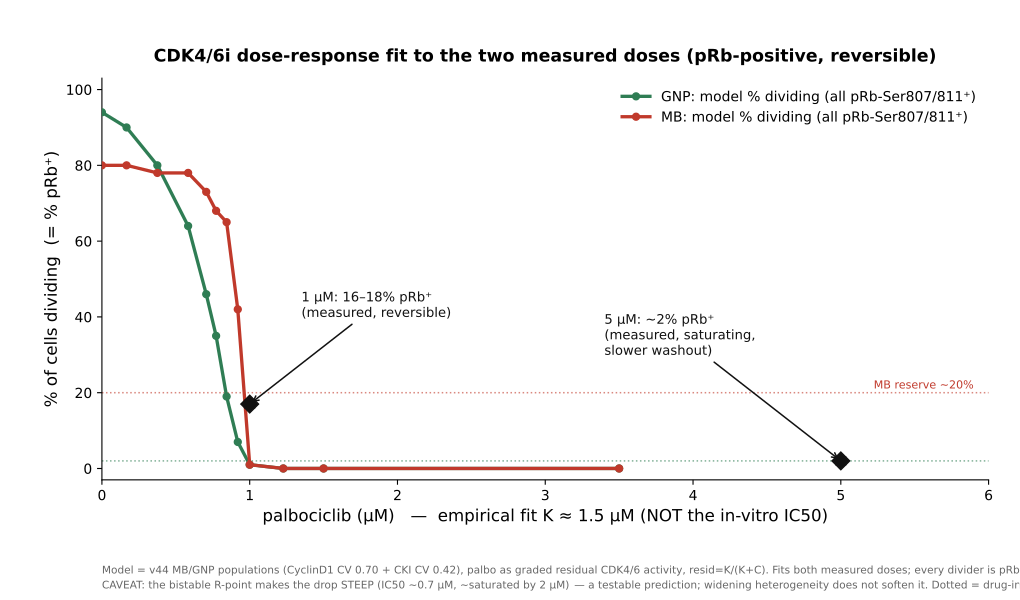

Source code (Python):
"""Figure: CDK4/6i DOSE-RESPONSE on a real concentration axis, fit to JP's two palbo points (1 µM -> 16-18% pRb⁺,
5 µM -> ~2%). Reads cdk46i_dose_response_results.json (resid-based curve from sim_cdk46i_dose_response.py) and maps
residual CDK4/6 activity to concentration via a Langmuir fit resid = K/(K+C), K≈1.5 µM (EMPIRICAL cell-culture
constant; the in-vitro IC50 ~11 nM is irrelevant to cell dosing). Every dividing cell is pRb-Ser807/811⁺; a drug-
independent reversible reserve sits out of cycle. Run: ./venv/bin/python simulations/fig_cdk46i_dose_response.py"""
import os, json
import numpy as np
import matplotlib
matplotlib.use('Agg')
import matplotlib.pyplot as plt

HERE = os.path.dirname(os.path.abspath(__file__))
R = json.load(open(os.path.join(HERE, 'cdk46i_dose_response_results.json')))
K_UM = 1.5                                        # empirical concentration->activity fit (µM); NOT the in-vitro IC50
resid = np.array(R['resids'])
# resid = K/(K+C)  ->  C = K*(1/resid - 1); drop resid=0 (C->inf)
keep = resid > 0.02
conc = K_UM * (1.0 / resid[keep] - 1.0)
COL = dict(GNP='#2f7d54', MB='#c0392b')

fig, ax = plt.subplots(figsize=(10.2, 6.0))
fig.subplots_adjust(left=0.10, right=0.97, top=0.87, bottom=0.20)

for coh in ('GNP', 'MB'):
    y = np.array(R['cohorts'][coh]['pct_dividing_prb_pos'])[keep]
    order = np.argsort(conc)
    ax.plot(conc[order], y[order], '-o', color=COL[coh], lw=2.4, ms=5, zorder=3,
            label=f'{coh}: model % dividing (all pRb-Ser807/811⁺)')
    ax.axhline(100 * R['reserve_frac'][coh], color=COL[coh], ls=':', lw=1.1, alpha=0.6, zorder=1)

# JP's two MEASURED points
ax.errorbar([1.0], [17], yerr=[1], fmt='D', ms=9, color='#111', zorder=5, capsize=4)
ax.annotate('1 µM: 16–18% pRb⁺\n(measured, reversible)', xy=(1.0, 17), xytext=(1.35, 40),
            fontsize=9.5, color='#111', arrowprops=dict(arrowstyle='->', color='#111', lw=1.1))
ax.errorbar([5.0], [2], yerr=[1], fmt='D', ms=9, color='#111', zorder=5, capsize=4)
ax.annotate('5 µM: ~2% pRb⁺\n(measured, saturating,\nslower washout)', xy=(5.0, 2), xytext=(3.4, 30),
            fontsize=9.5, color='#111', arrowprops=dict(arrowstyle='->', color='#111', lw=1.1))
ax.text(5.9, 100 * R['reserve_frac']['MB'] + 0.5, 'MB reserve ~20%', fontsize=8, color=COL['MB'], ha='right', va='bottom')

ax.set_xlabel('palbociclib (µM)   —  empirical fit K ≈ 1.5 µM (NOT the in-vitro IC50)', fontsize=12)
ax.set_ylabel('% of cells dividing  (= % pRb⁺)', fontsize=12)
ax.set_xlim(0, 6); ax.set_ylim(-3, 103)
for s in ('top', 'right'): ax.spines[s].set_visible(False)
ax.set_title('CDK4/6i dose-response fit to the two measured doses (pRb-positive, reversible)',
             fontsize=12.5, fontweight='bold', pad=12)
ax.legend(loc='upper right', fontsize=10, frameon=False)
foot = ('Model = v44 MB/GNP populations (CyclinD1 CV 0.70 + CKI CV 0.42), palbo as graded residual CDK4/6 activity, '
        'resid=K/(K+C). Fits both measured doses; every divider is pRb⁺.\nCAVEAT: the bistable R-point makes the drop '
        'STEEP (IC50 ~0.7 µM, ~saturated by 2 µM) — a testable prediction; widening heterogeneity does not soften it. '
        'Dotted = drug-independent reserve.')
fig.text(0.10, 0.015, foot, fontsize=7.6, color='#666', va='bottom', linespacing=1.5)
out = os.path.join(HERE, 'fig_cdk46i_dose_response.png')
fig.savefig(out, dpi=150)
fig.savefig(out.replace('.png', '.pdf'))
print('conc(µM) at resid grid:', [round(c, 2) for c in sorted(conc)][:8], '...')
print('->', out)
